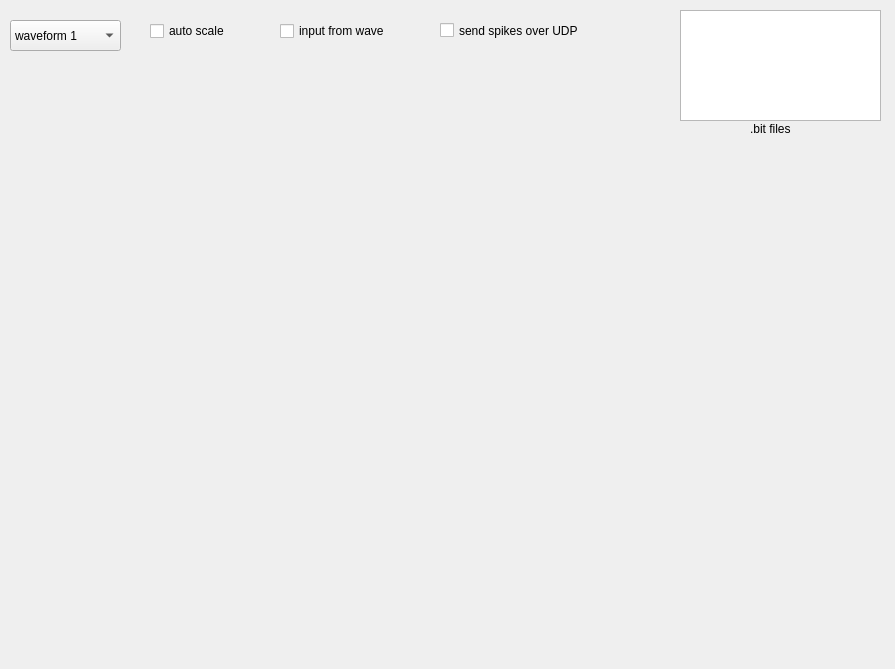
<?xml version="1.0" encoding="UTF-8"?>
<ui version="4.0">
 <class>Dialog</class>
 <widget class="QDialog" name="Dialog">
  <property name="windowModality">
   <enum>Qt::WindowModal</enum>
  </property>
  <property name="geometry">
   <rect>
    <x>0</x>
    <y>0</y>
    <width>895</width>
    <height>669</height>
   </rect>
  </property>
  <property name="windowTitle">
   <string>Dialog</string>
  </property>
  <widget class="QComboBox" name="comboBox">
   <property name="geometry">
    <rect>
     <x>10</x>
     <y>20</y>
     <width>111</width>
     <height>31</height>
    </rect>
   </property>
   <property name="styleSheet">
    <string notr="true">border-color: rgb(0, 98, 255);</string>
   </property>
   <item>
    <property name="text">
     <string>waveform 1</string>
    </property>
   </item>
   <item>
    <property name="text">
     <string>waveform 2</string>
    </property>
   </item>
   <item>
    <property name="text">
     <string>waveform 3</string>
    </property>
   </item>
  </widget>
  <widget class="QCheckBox" name="checkBox">
   <property name="geometry">
    <rect>
     <x>150</x>
     <y>20</y>
     <width>97</width>
     <height>22</height>
    </rect>
   </property>
   <property name="text">
    <string>auto scale</string>
   </property>
  </widget>
  <widget class="QListWidget" name="listWidget">
   <property name="geometry">
    <rect>
     <x>680</x>
     <y>10</y>
     <width>201</width>
     <height>111</height>
    </rect>
   </property>
  </widget>
  <widget class="QLabel" name="label">
   <property name="geometry">
    <rect>
     <x>750</x>
     <y>120</y>
     <width>66</width>
     <height>17</height>
    </rect>
   </property>
   <property name="text">
    <string>.bit files</string>
   </property>
  </widget>
  <widget class="QCheckBox" name="checkBox_2">
   <property name="geometry">
    <rect>
     <x>280</x>
     <y>20</y>
     <width>151</width>
     <height>22</height>
    </rect>
   </property>
   <property name="text">
    <string>input from wave</string>
   </property>
  </widget>
  <widget class="QCheckBox" name="checkBox_3">
   <property name="geometry">
    <rect>
     <x>440</x>
     <y>20</y>
     <width>171</width>
     <height>21</height>
    </rect>
   </property>
   <property name="text">
    <string>send spikes over UDP</string>
   </property>
  </widget>
 </widget>
 <resources/>
 <connections/>
</ui>
